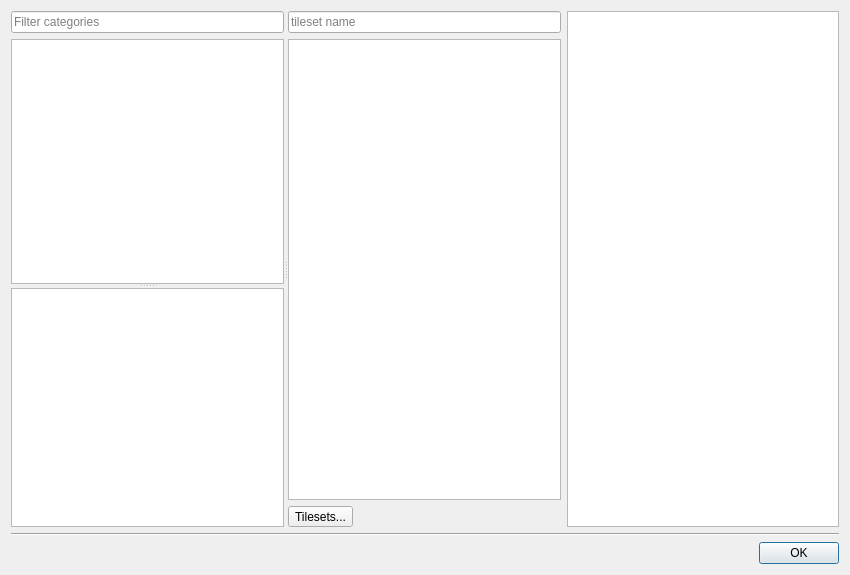
<?xml version="1.0" encoding="UTF-8"?>
<ui version="4.0">
 <class>BuildingTilesDialog</class>
 <widget class="QDialog" name="BuildingTilesDialog">
  <property name="geometry">
   <rect>
    <x>0</x>
    <y>0</y>
    <width>850</width>
    <height>575</height>
   </rect>
  </property>
  <property name="windowTitle">
   <string>Building Tiles</string>
  </property>
  <layout class="QGridLayout" name="gridLayout" rowstretch="1,0,0">
   <item row="2" column="0">
    <layout class="QHBoxLayout" name="buttonsLayout">
     <item>
      <widget class="QDialogButtonBox" name="buttonBox">
       <property name="orientation">
        <enum>Qt::Horizontal</enum>
       </property>
       <property name="standardButtons">
        <set>QDialogButtonBox::Ok</set>
       </property>
      </widget>
     </item>
    </layout>
   </item>
   <item row="0" column="0">
    <widget class="QSplitter" name="overallSplitter">
     <property name="orientation">
      <enum>Qt::Horizontal</enum>
     </property>
     <property name="childrenCollapsible">
      <bool>false</bool>
     </property>
     <widget class="QSplitter" name="categorySplitter">
      <property name="orientation">
       <enum>Qt::Vertical</enum>
      </property>
      <property name="childrenCollapsible">
       <bool>false</bool>
      </property>
      <widget class="QWidget" name="layoutWidget">
       <layout class="QVBoxLayout" name="verticalLayout_6">
        <item>
         <widget class="QLineEdit" name="categoryFilter">
          <property name="placeholderText">
           <string>Filter categories</string>
          </property>
          <property name="clearButtonEnabled">
           <bool>true</bool>
          </property>
         </widget>
        </item>
        <item>
         <widget class="QListWidget" name="categoryList"/>
        </item>
        <item>
         <layout class="QHBoxLayout" name="categoryListToolbarLayout"/>
        </item>
       </layout>
      </widget>
      <widget class="QWidget" name="layoutWidget">
       <layout class="QVBoxLayout" name="categoryLayout">
        <item>
         <widget class="QStackedWidget" name="categoryStack">
          <widget class="QWidget" name="page">
           <layout class="QVBoxLayout" name="verticalLayout_2">
            <property name="leftMargin">
             <number>0</number>
            </property>
            <property name="topMargin">
             <number>0</number>
            </property>
            <property name="rightMargin">
             <number>0</number>
            </property>
            <property name="bottomMargin">
             <number>0</number>
            </property>
            <item>
             <widget class="BuildingEditor::BuildingTileEntryView" name="categoryTilesView"/>
            </item>
           </layout>
          </widget>
          <widget class="QWidget" name="page_2">
           <layout class="QVBoxLayout" name="verticalLayout_3">
            <property name="leftMargin">
             <number>0</number>
            </property>
            <property name="topMargin">
             <number>0</number>
            </property>
            <property name="rightMargin">
             <number>0</number>
            </property>
            <property name="bottomMargin">
             <number>0</number>
            </property>
            <item>
             <widget class="BuildingEditor::FurnitureView" name="furnitureView"/>
            </item>
           </layout>
          </widget>
          <widget class="QWidget" name="page_3">
           <layout class="QVBoxLayout" name="verticalLayout">
            <property name="leftMargin">
             <number>0</number>
            </property>
            <property name="topMargin">
             <number>0</number>
            </property>
            <property name="rightMargin">
             <number>0</number>
            </property>
            <property name="bottomMargin">
             <number>0</number>
            </property>
            <item>
             <widget class="BuildingEditor::TileCategoryView" name="categoryView"/>
            </item>
           </layout>
          </widget>
         </widget>
        </item>
        <item>
         <layout class="QHBoxLayout" name="categoryToolbarLayout">
          <property name="sizeConstraint">
           <enum>QLayout::SetDefaultConstraint</enum>
          </property>
         </layout>
        </item>
       </layout>
      </widget>
     </widget>
     <widget class="QWidget" name="layoutWidget">
      <layout class="QHBoxLayout" name="tilesetLayout">
       <item>
        <layout class="QVBoxLayout" name="verticalLayout_5">
         <item>
          <widget class="QLineEdit" name="filterEdit">
           <property name="placeholderText">
            <string>tileset name</string>
           </property>
           <property name="clearButtonEnabled">
            <bool>true</bool>
           </property>
          </widget>
         </item>
         <item>
          <widget class="QListWidget" name="tilesetList"/>
         </item>
         <item>
          <widget class="QToolButton" name="tilesetMgr">
           <property name="text">
            <string>Tilesets...</string>
           </property>
          </widget>
         </item>
        </layout>
       </item>
       <item>
        <widget class="Tiled::Internal::MixedTilesetView" name="tilesetTilesView">
         <property name="minimumSize">
          <size>
           <width>256</width>
           <height>0</height>
          </size>
         </property>
        </widget>
       </item>
      </layout>
     </widget>
    </widget>
   </item>
   <item row="1" column="0">
    <widget class="Line" name="line">
     <property name="orientation">
      <enum>Qt::Horizontal</enum>
     </property>
    </widget>
   </item>
  </layout>
  <action name="actionNewCategory">
   <property name="icon">
    <iconset resource="../tiled.qrc">
     <normaloff>:/images/16x16/document-new.png</normaloff>:/images/16x16/document-new.png</iconset>
   </property>
   <property name="text">
    <string>New Category</string>
   </property>
   <property name="toolTip">
    <string>Add a new category</string>
   </property>
  </action>
  <action name="actionRemoveCategory">
   <property name="icon">
    <iconset resource="../tiled.qrc">
     <normaloff>:/images/16x16/edit-delete.png</normaloff>:/images/16x16/edit-delete.png</iconset>
   </property>
   <property name="text">
    <string>Remove Category</string>
   </property>
   <property name="toolTip">
    <string>Remove the selected category</string>
   </property>
  </action>
  <action name="actionToggleCorners">
   <property name="icon">
    <iconset resource="buildingeditor.qrc">
     <normaloff>:/BuildingEditor/icons/icon_corners.png</normaloff>:/BuildingEditor/icons/icon_corners.png</iconset>
   </property>
   <property name="text">
    <string>Toggle corners</string>
   </property>
   <property name="toolTip">
    <string>Show or hide corners for selected furniture</string>
   </property>
  </action>
  <action name="actionMoveCategoryUp">
   <property name="icon">
    <iconset resource="../tiled.qrc">
     <normaloff>:/images/16x16/go-up.png</normaloff>:/images/16x16/go-up.png</iconset>
   </property>
   <property name="text">
    <string>Move Category Up</string>
   </property>
   <property name="toolTip">
    <string>Move selected category up the list</string>
   </property>
  </action>
  <action name="actionMoveCategoryDown">
   <property name="icon">
    <iconset resource="../tiled.qrc">
     <normaloff>:/images/16x16/go-down.png</normaloff>:/images/16x16/go-down.png</iconset>
   </property>
   <property name="text">
    <string>Move Category Down</string>
   </property>
   <property name="toolTip">
    <string>Move selected category down the list</string>
   </property>
  </action>
  <action name="actionAddTilesets">
   <property name="icon">
    <iconset resource="../tiled.qrc">
     <normaloff>:/images/16x16/document-new.png</normaloff>:/images/16x16/document-new.png</iconset>
   </property>
   <property name="text">
    <string>Add Tilesets</string>
   </property>
   <property name="toolTip">
    <string>Add tilesets</string>
   </property>
  </action>
  <action name="actionClearTiles">
   <property name="icon">
    <iconset resource="../tiled.qrc">
     <normaloff>:/images/16x16/edit-clear.png</normaloff>:/images/16x16/edit-clear.png</iconset>
   </property>
   <property name="text">
    <string>Clear Tiles</string>
   </property>
   <property name="toolTip">
    <string>Clear selected tiles</string>
   </property>
  </action>
  <action name="actionRemoveTileset">
   <property name="icon">
    <iconset resource="../tiled.qrc">
     <normaloff>:/images/16x16/edit-delete.png</normaloff>:/images/16x16/edit-delete.png</iconset>
   </property>
   <property name="text">
    <string>Remove Tileset</string>
   </property>
   <property name="toolTip">
    <string>Remove selected tileset</string>
   </property>
  </action>
  <action name="actionAddTiles">
   <property name="icon">
    <iconset resource="../tiled.qrc">
     <normaloff>:/images/22x22/add.png</normaloff>:/images/22x22/add.png</iconset>
   </property>
   <property name="text">
    <string>Add Tiles</string>
   </property>
  </action>
  <action name="actionRemoveTiles">
   <property name="icon">
    <iconset resource="../tiled.qrc">
     <normaloff>:/images/22x22/remove.png</normaloff>:/images/22x22/remove.png</iconset>
   </property>
   <property name="text">
    <string>Remove Tiles</string>
   </property>
  </action>
  <action name="actionMoveTileUp">
   <property name="icon">
    <iconset resource="../tiled.qrc">
     <normaloff>:/images/16x16/go-up.png</normaloff>:/images/16x16/go-up.png</iconset>
   </property>
   <property name="text">
    <string>Move Tile Up</string>
   </property>
   <property name="toolTip">
    <string>Move selected tile up the list</string>
   </property>
  </action>
  <action name="actionMoveTileDown">
   <property name="icon">
    <iconset resource="../tiled.qrc">
     <normaloff>:/images/16x16/go-down.png</normaloff>:/images/16x16/go-down.png</iconset>
   </property>
   <property name="text">
    <string>Move Tile Down</string>
   </property>
   <property name="toolTip">
    <string>Move selected tile down the list</string>
   </property>
  </action>
  <action name="actionExpertMode">
   <property name="checkable">
    <bool>true</bool>
   </property>
   <property name="icon">
    <iconset resource="buildingeditor.qrc">
     <normaloff>:/BuildingEditor/icons/icon_expert_mode.png</normaloff>:/BuildingEditor/icons/icon_expert_mode.png</iconset>
   </property>
   <property name="text">
    <string>Export Mode</string>
   </property>
   <property name="toolTip">
    <string>Switch between expert mode</string>
   </property>
  </action>
  <action name="actionRemoveDuplicates">
   <property name="icon">
    <iconset resource="../tiled.qrc">
     <normaloff>:/images/16x16/edit-delete.png</normaloff>:/images/16x16/edit-delete.png</iconset>
   </property>
   <property name="text">
    <string>Remove Duplicates</string>
   </property>
   <property name="toolTip">
    <string>Remove Duplicate Entries</string>
   </property>
  </action>
 </widget>
 <customwidgets>
  <customwidget>
   <class>Tiled::Internal::MixedTilesetView</class>
   <extends>QTableView</extends>
   <header>BuildingEditor/mixedtilesetview.h</header>
  </customwidget>
  <customwidget>
   <class>BuildingEditor::BuildingTileEntryView</class>
   <extends>QTableView</extends>
   <header>BuildingEditor/buildingtileentryview.h</header>
  </customwidget>
  <customwidget>
   <class>BuildingEditor::FurnitureView</class>
   <extends>QTableWidget</extends>
   <header>BuildingEditor/furnitureview.h</header>
  </customwidget>
  <customwidget>
   <class>BuildingEditor::TileCategoryView</class>
   <extends>QTableView</extends>
   <header>BuildingEditor/tilecategoryview.h</header>
  </customwidget>
 </customwidgets>
 <resources>
  <include location="../tiled.qrc"/>
  <include location="buildingeditor.qrc"/>
 </resources>
 <connections>
  <connection>
   <sender>buttonBox</sender>
   <signal>accepted()</signal>
   <receiver>BuildingTilesDialog</receiver>
   <slot>accept()</slot>
   <hints>
    <hint type="sourcelabel">
     <x>248</x>
     <y>254</y>
    </hint>
    <hint type="destinationlabel">
     <x>157</x>
     <y>274</y>
    </hint>
   </hints>
  </connection>
  <connection>
   <sender>buttonBox</sender>
   <signal>rejected()</signal>
   <receiver>BuildingTilesDialog</receiver>
   <slot>reject()</slot>
   <hints>
    <hint type="sourcelabel">
     <x>316</x>
     <y>260</y>
    </hint>
    <hint type="destinationlabel">
     <x>286</x>
     <y>274</y>
    </hint>
   </hints>
  </connection>
 </connections>
</ui>
